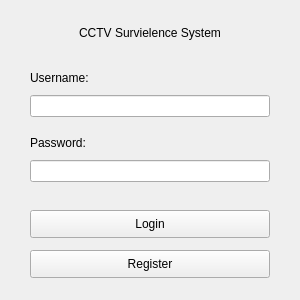
<?xml version="1.0" encoding="UTF-8"?>
<ui version="4.0">
 <class>MainWindow</class>
 <widget class="QMainWindow" name="MainWindow">
  <property name="geometry">
   <rect>
    <x>0</x>
    <y>0</y>
    <width>300</width>
    <height>300</height>
   </rect>
  </property>
  <property name="minimumSize">
   <size>
    <width>300</width>
    <height>300</height>
   </size>
  </property>
  <property name="maximumSize">
   <size>
    <width>300</width>
    <height>300</height>
   </size>
  </property>
  <property name="windowTitle">
   <string>CCTV Survielence</string>
  </property>
  <widget class="QWidget" name="centralwidget">
   <widget class="QLabel" name="label_name">
    <property name="geometry">
     <rect>
      <x>50</x>
      <y>25</y>
      <width>200</width>
      <height>16</height>
     </rect>
    </property>
    <property name="text">
     <string>CCTV Survielence System</string>
    </property>
    <property name="alignment">
     <set>Qt::AlignCenter</set>
    </property>
   </widget>
   <widget class="QLabel" name="label_username">
    <property name="geometry">
     <rect>
      <x>30</x>
      <y>70</y>
      <width>66</width>
      <height>16</height>
     </rect>
    </property>
    <property name="text">
     <string>Username:</string>
    </property>
   </widget>
   <widget class="QLabel" name="label_password">
    <property name="geometry">
     <rect>
      <x>30</x>
      <y>135</y>
      <width>61</width>
      <height>16</height>
     </rect>
    </property>
    <property name="text">
     <string>Password:</string>
    </property>
   </widget>
   <widget class="QLineEdit" name="username_input">
    <property name="geometry">
     <rect>
      <x>30</x>
      <y>95</y>
      <width>240</width>
      <height>22</height>
     </rect>
    </property>
   </widget>
   <widget class="QLineEdit" name="password_input">
    <property name="geometry">
     <rect>
      <x>30</x>
      <y>160</y>
      <width>240</width>
      <height>22</height>
     </rect>
    </property>
    <property name="echoMode">
     <enum>QLineEdit::Password</enum>
    </property>
   </widget>
   <widget class="QPushButton" name="login_button">
    <property name="geometry">
     <rect>
      <x>30</x>
      <y>210</y>
      <width>240</width>
      <height>28</height>
     </rect>
    </property>
    <property name="text">
     <string>Login</string>
    </property>
   </widget>
   <widget class="QPushButton" name="register_button">
    <property name="geometry">
     <rect>
      <x>30</x>
      <y>250</y>
      <width>240</width>
      <height>28</height>
     </rect>
    </property>
    <property name="text">
     <string>Register</string>
    </property>
   </widget>
  </widget>
 </widget>
 <resources/>
 <connections/>
</ui>
